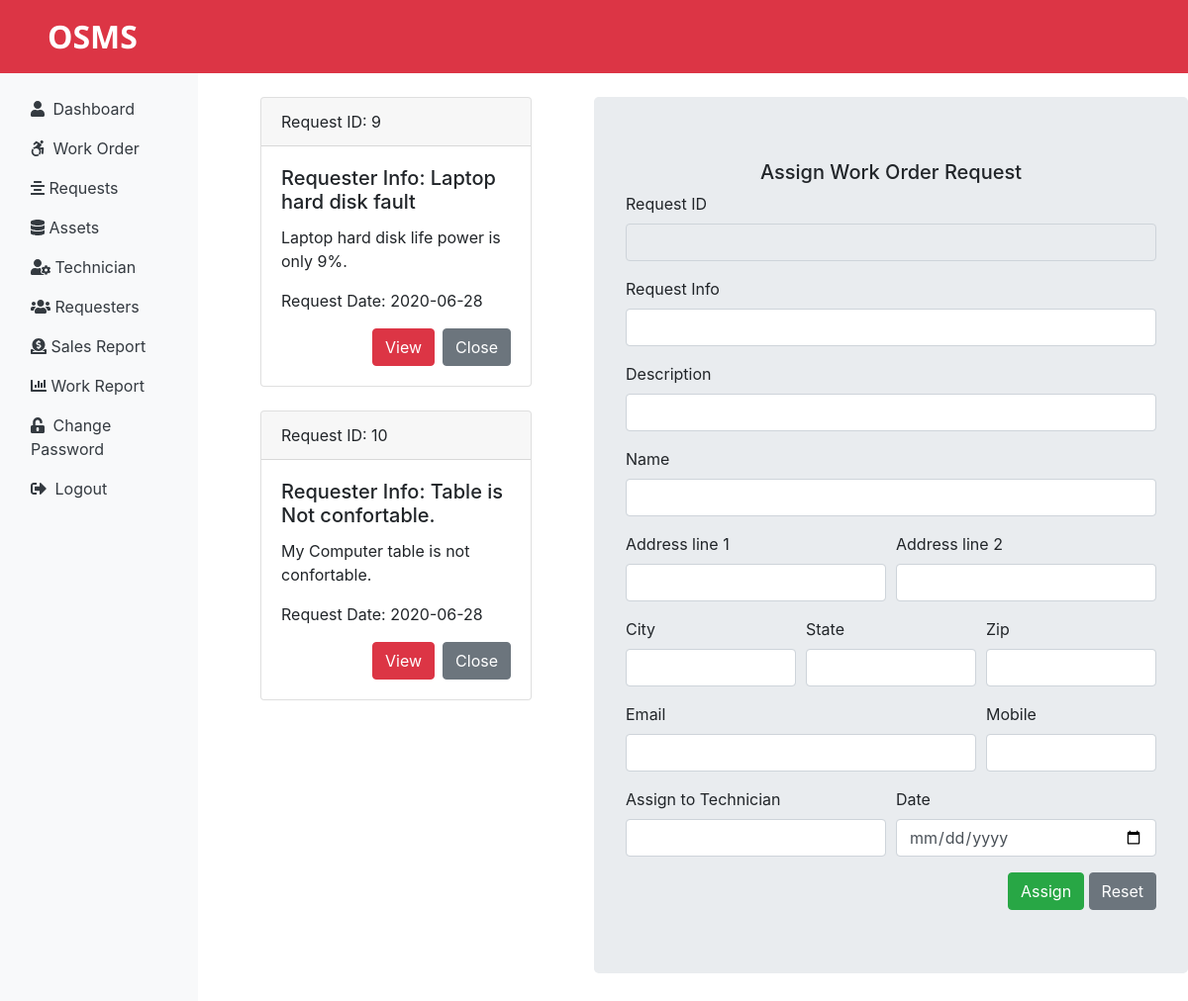
Screenshot of /admin/requests.php (signed in) with the database file from the repository.
### tables this page shows
CREATE TABLE `submitrequest_tb` (
  `request_id` int(11) NOT NULL,
  `requester_info` text NOT NULL,
  `requester_desc` text NOT NULL,
  `requester_name` varchar(100) NOT NULL,
  `requester_add1` text NOT NULL,
  `requester_add2` text NOT NULL,
  `requester_city` varchar(60) NOT NULL,
  `requester_state` varchar(60) NOT NULL,
  `requester_zip` int(11) NOT NULL,
  `requester_email` varchar(100) NOT NULL,
  `requester_mobile` bigint(20) NOT NULL,
  `requester_date` date NOT NULL
);

### admin/requests.php (the view, shortened to what this page needs)
<?php
include('includes/header.php');
include('../connection.php');
?>
<div class="col-sm-4">
    <?php
        $sql = "SELECT request_id, requester_info, requester_desc, requester_date FROM submitrequest_tb";
        $result = mysqli_query($connect, $sql);
        if(mysqli_num_rows($result) > 0){
            while($row = mysqli_fetch_assoc($result)){
                echo '<div class="card mt-4 mx-5">';
                    echo '<div class="card-header">';
                        echo 'Request ID: '.$row["request_id"];
                    echo '</div>';
                    echo '<div class="card-body">';
                        echo '<h5 class="card-title">Requester Info: '. $row["requester_info"];
                        echo '</h5>';
                        echo '<p class="card-text"> '.$row["requester_desc"];
                        echo '</p>';
                        echo '<p class="card-text">Request Date: '.$row["requester_date"];
                        echo '</p>';
                    echo '<div class="float-right">';
                      echo '<form method="POST">';
                            echo '<input type="submit" class="btn btn-danger mr-2" value="View"name="view" >';
                            echo '<input type="submit" class="btn btn-secondary" value="Close" name="close">';
                      echo '</form>';
                    echo '</div>';
                    echo '</div>';
                echo '</div>';
            }
        }
    ?>
</div>
<?php
include('assignworkform.php');
include('includes/footer.php');
?>

### rows the page displays
submitrequest_tb: request_id "9", requester_info "Laptop hard disk fault", requester_desc "Laptop hard disk life power is only 9%.", requester_date "2020-06-28"
submitrequest_tb: request_id "10", requester_info "Table is Not confortable.", requester_desc "My Computer table is not confortable.", requester_date "2020-06-28"
